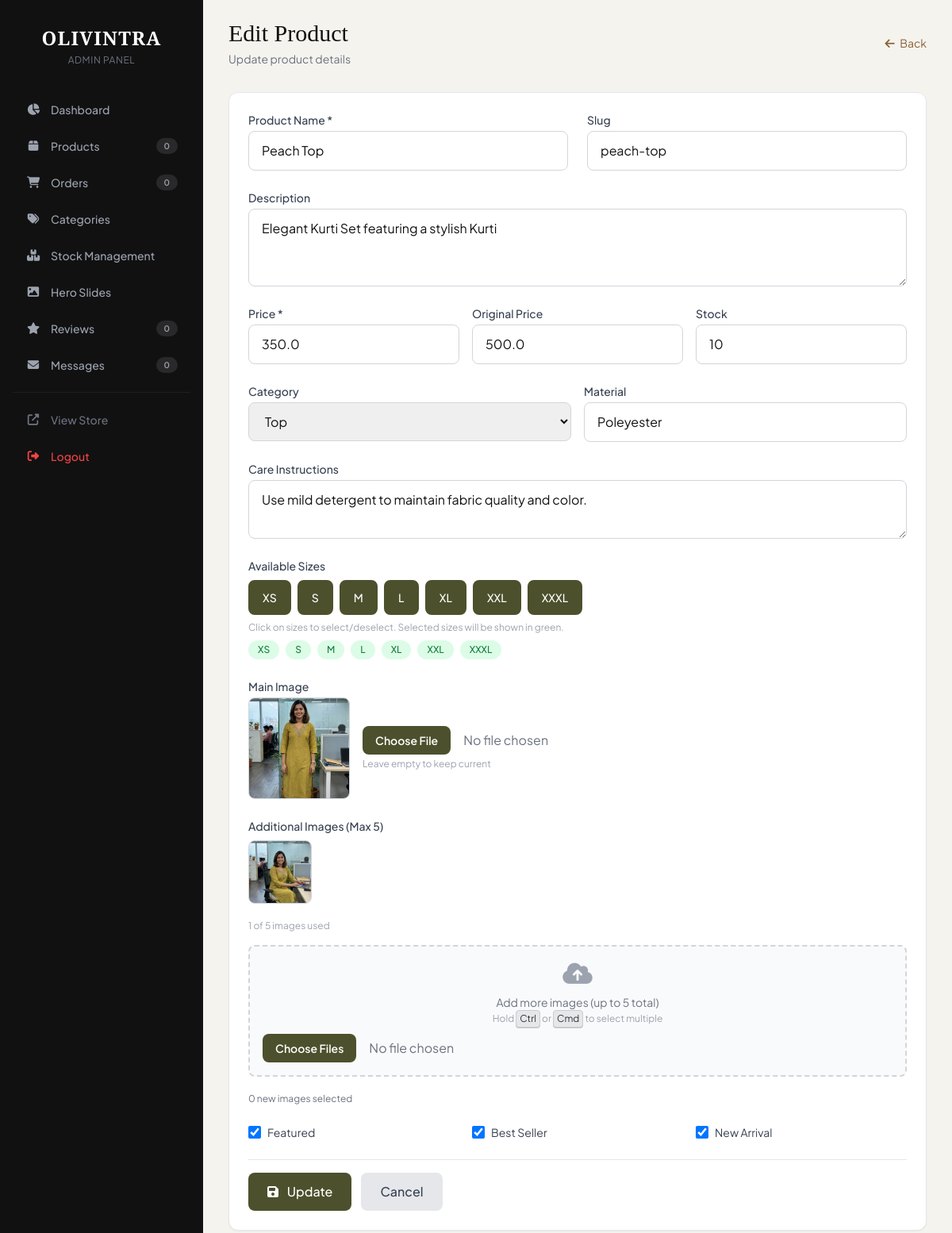
/admin/product/edit/5 (signed in), run on the app's committed database.
### models.py (models this page shows, shortened)
class Product(db.Model):
    id = db.Column(db.Integer, primary_key=True)
    name = db.Column(db.String(200), nullable=False)
    slug = db.Column(db.String(200), unique=True, nullable=False)
    description = db.Column(db.Text)
    price = db.Column(db.Float, nullable=False)
    original_price = db.Column(db.Float)
    image = db.Column(db.String(200))
    images = db.Column(db.Text)  # JSON array for multiple images
    category_id = db.Column(db.Integer, db.ForeignKey('category.id'))
    is_featured = db.Column(db.Boolean, default=False)
    is_best_seller = db.Column(db.Boolean, default=False)
    is_new_arrival = db.Column(db.Boolean, default=False)
    stock = db.Column(db.Integer, default=0)
    in_stock = db.Column(db.Boolean, default=True)
    rating = db.Column(db.Float, default=0)
    review_count = db.Column(db.Integer, default=0)
    material = db.Column(db.String(100))
    care_instructions = db.Column(db.Text)
    sizes = db.Column(db.Text)  # JSON array for sizes like ["S", "M", "L", "XL", "XXL"]
    created_at = db.Column(db.DateTime, default=datetime.utcnow)
    updated_at = db.Column(db.DateTime, default=datetime.utcnow, onupdate=datetime.utcnow)
    reviews = db.relationship('Review', backref='product', lazy=True, cascade='all, delete-orphan')
    def get_images(self):
        if self.images:
            try:
                return json.loads(self.images)
            except:
                return []
        return []

class Category(db.Model):
    id = db.Column(db.Integer, primary_key=True)
    name = db.Column(db.String(100), nullable=False)
    slug = db.Column(db.String(100), unique=True, nullable=False)
    image = db.Column(db.String(200))
    description = db.Column(db.Text)
    created_at = db.Column(db.DateTime, default=datetime.utcnow)
    updated_at = db.Column(db.DateTime, default=datetime.utcnow, onupdate=datetime.utcnow)
    products = db.relationship('Product', backref='category', lazy=True)

### app.py (the view, shortened to what this page needs)
@app.route('/admin/product/edit/<int:id>', methods=['GET', 'POST'])
@login_required
@admin_required
def admin_edit_product(id):
    product = Product.query.get_or_404(id)
    categories = Category.query.all()
    return render_template('admin/edit_product.html', product=product, categories=categories)

### templates/admin/edit_product.html (shortened to what this page needs)
{% extends "admin/base_admin.html" %}
{% block admin_content %}
<div class="mb-4 md:mb-8">
    <div class="flex flex-col sm:flex-row justify-between items-start sm:items-center gap-3">
        <div>
            <h2 class="text-2xl md:text-3xl font-serif text-brand-dark">Edit Product</h2>
            <p class="text-gray-500 text-xs md:text-sm mt-1">Update product details</p>
        </div>
        <a href="{{ url_for('admin_products') }}" class="text-brand-accent hover:underline text-sm">
            <i class="fas fa-arrow-left mr-1"></i> Back
        </a>
    </div>
</div>
<div class="bg-white rounded-xl shadow-sm border border-gray-200 p-4 sm:p-6">
    <form method="POST" enctype="multipart/form-data" class="space-y-4 md:space-y-6" id="editProductForm">
        <div class="grid grid-cols-1 md:grid-cols-2 gap-4 md:gap-6">
            <div>
                <label for="name" class="block text-sm font-medium text-gray-700">Product Name *</label>
                <input type="text" name="name" id="name" required value="{{ product.name }}"
                       class="mt-1 block w-full px-3 py-2 md:px-4 md:py-3 border border-gray-300 rounded-lg focus:ring-[#4d502c] focus:border-[#4d502c] transition text-sm md:text-base">
            </div>
            <div>
                <label for="slug" class="block text-sm font-medium text-gray-700">Slug</label>
                <input type="text" name="slug" id="slug" value="{{ product.slug }}"
                       class="mt-1 block w-full px-3 py-2 md:px-4 md:py-3 border border-gray-300 rounded-lg focus:ring-[#4d502c] focus:border-[#4d502c] transition text-sm md:text-base">
            </div>
        </div>
        <div>
            <label for="description" class="block text-sm font-medium text-gray-700">Description</label>
            <textarea name="description" id="description" rows="3 md:rows-4"
                      class="mt-1 block w-full px-3 py-2 md:px-4 md:py-3 border border-gray-300 rounded-lg focus:ring-[#4d502c] focus:border-[#4d502c] transition text-sm md:text-base">{{ product.description }}</textarea>
        </div>
        <div class="grid grid-cols-1 sm:grid-cols-3 gap-4">
            <div>
                <label for="price" class="block text-sm font-medium text-gray-700">Price *</label>
                <input type="number" name="price" id="price" step="0.01" required value="{{ product.price }}"
                       class="mt-1 block w-full px-3 py-2 md:px-4 md:py-3 border border-gray-300 rounded-lg focus:ring-[#4d502c] focus:border-[#4d502c] transition text-sm md:text-base">
            </div>
            <div>
                <label for="original_price" class="block text-sm font-medium text-gray-700">Original Price</label>
                <input type="number" name="original_price" id="original_price" step="0.01" value="{{ product.original_price }}"
                       class="mt-1 block w-full px-3 py-2 md:px-4 md:py-3 border border-gray-300 rounded-lg focus:ring-[#4d502c] focus:border-[#4d502c] transition text-sm md:text-base">
            </div>
            <div>
                <label for="stock" class="block text-sm font-medium text-gray-700">Stock</label>
                <input type="number" name="stock" id="stock" min="0" value="{{ product.stock }}"
                       class="mt-1 block w-full px-3 py-2 md:px-4 md:py-3 border border-gray-300 rounded-lg focus:ring-[#4d502c] focus:border-[#4d502c] transition text-sm md:text-base">
            </div>
        </div>
        <div class="grid grid-cols-1 sm:grid-cols-2 gap-4">
            <div>
                <label for="category_id" class="block text-sm font-medium text-gray-700">Category</label>
                <select name="category_id" id="category_id"
                        class="mt-1 block w-full px-3 py-2 md:px-4 md:py-3 border border-gray-300 rounded-lg focus:ring-[#4d502c] focus:border-[#4d502c] transition text-sm md:text-base">
                    {% for category in categories %}
                    <option value="{{ category.id }}" {% if product.category_id == category.id %}selected{% endif %}>
                        {{ category.name }}
                    </option>
                    {% endfor %}
                </select>
            </div>
            <div>
                <label for="material" class="block text-sm font-medium text-gray-700">Material</label>
                <input type="text" name="material" id="material" value="{{ product.material }}"
                       class="mt-1 block w-full px-3 py-2 md:px-4 md:py-3 border border-gray-300 rounded-lg focus:ring-[#4d502c] focus:border-[#4d502c] transition text-sm md:text-base"
                       placeholder="e.g., Cotton, Silk">
            </div>
        </div>
        <div>
            <label for="care_instructions" class="block text-sm font-medium text-gray-700">Care Instructions</label>
            <textarea name="care_instructions" id="care_instructions" rows="2"
                      class="mt-1 block w-full px-3 py-2 md:px-4 md:py-3 border border-gray-300 rounded-lg focus:ring-[#4d502c] focus:border-[#4d502c] transition text-sm md:text-base">{{ product.care_instructions }}</textarea>
        </div>
        <div>
            <label class="block text-sm font-medium text-gray-700 mb-2">Available Sizes</label>
            <div class="flex flex-wrap gap-2" id="sizeContainer">
                <button type="button" class="size-btn px-4 py-2 border-2 border-gray-300 rounded-lg text-sm font-medium hover:border-[#4d502c] transition touch-manipulation" data-size="XS">XS</button>
                <button type="button" class="size-btn px-4 py-2 border-2 border-gray-300 rounded-lg text-sm font-medium hover:border-[#4d502c] transition touch-manipulation" data-size="S">S</button>
                <button type="button" class="size-btn px-4 py-2 border-2 border-gray-300 rounded-lg text-sm font-medium hover:border-[#4d502c] transition touch-manipulation" data-size="M">M</button>
                <button type="button" class="size-btn px-4 py-2 border-2 border-gray-300 rounded-lg text-sm font-medium hover:border-[#4d502c] transition touch-manipulation" data-size="L">L</button>
                <button type="button" class="size-btn px-4 py-2 border-2 border-gray-300 rounded-lg text-sm font-medium hover:border-[#4d502c] transition touch-manipulation" data-size="XL">XL</button>
                <button type="button" class="size-btn px-4 py-2 border-2 border-gray-300 rounded-lg text-sm font-medium hover:border-[#4d502c] transition touch-manipulation" data-size="XXL">XXL</button>
                <button type="button" class="size-btn px-4 py-2 border-2 border-gray-300 rounded-lg text-sm font-medium hover:border-[#4d502c] transition touch-manipulation" data-size="XXXL">XXXL</button>
            </div>
            <p class="text-xs text-gray-400 mt-2">Click on sizes to select/deselect. Selected sizes will be shown in green.</p>
            <div id="selectedSizesDisplay" class="flex flex-wrap gap-2 mt-2"></div>
        </div>
        <div>
            <label for="image" class="block text-sm font-medium text-gray-700">Main Image</label>
            <div class="mt-1 flex flex-col sm:flex-row items-center gap-3 sm:gap-4">
                <div id="mainImagePreview" class="w-24 h-24 sm:w-32 sm:h-32 border border-gray-300 rounded-lg overflow-hidden flex-shrink-0">
                    {% if product.image %}
                    <img src="{{ url_for('static', filename='uploads/' + product.image) }}" class="w-full h-full object-cover">
                    {% else %}
                    <div class="w-full h-full flex items-center justify-center text-gray-400 bg-gray-50">
                        <i class="fas fa-image text-2xl sm:text-3xl"></i>
                    </div>
                    {% endif %}
                </div>
                <div class="flex-1 w-full">
                    <input type="file" name="image" id="image" accept="image/*"
                           class="block w-full text-sm text-gray-500 file:mr-2 file:py-1.5 file:px-3 md:file:mr-4 md:file:py-2 md:file:px-4 file:rounded-lg file:border-0 file:text-xs md:file:text-sm file:font-semibold file:bg-[#4d502c] file:text-white hover:file:bg-[#3d4022] transition">
                    <p class="text-xs text-gray-400 mt-1">Leave empty to keep current</p>
                </div>
            </div>
        </div>
        <div>
            <label class="block text-sm font-medium text-gray-700">Additional Images (Max 5)</label>
            {% set images = product.get_images() %}
            <div class="mt-2 flex flex-wrap gap-2 sm:gap-3">
                {% if images %}
                    {% for img in images %}
                    <div class="relative group">
                        <div class="w-16 h-16 sm:w-20 sm:h-20 border border-gray-300 rounded-lg overflow-hidden">
                            <img src="{{ url_for('static', filename='uploads/' + img) }}"
                                 alt="Product image"
                                 class="w-full h-full object-cover">
                        </div>
                    </div>
                    {% endfor %}
                    <div class="text-xs text-gray-400 mt-2 w-full">
                        {{ images|length }} of 5 images used
                    </div>
                {% else %}
                    <p class="text-sm text-gray-400 mt-2">No additional images</p>
                {% endif %}
            </div>
            <div class="mt-3 sm:mt-4 p-3 sm:p-4 border-2 border-dashed border-gray-300 rounded-lg hover:border-[#4d502c] transition bg-gray-50">
                <div class="flex items-center justify-center flex-col text-center">
                    <i class="fas fa-cloud-upload-alt text-2xl sm:text-3xl text-gray-400 mb-1 sm:mb-2"></i>
                    <p class="text-xs sm:text-sm text-gray-500">Add more images (up to 5 total)</p>
                    <p class="text-[10px] sm:text-xs text-gray-400">Hold <kbd class="px-1 py-0.5 bg-gray-200 rounded text-xs">Ctrl</kbd> or <kbd class="px-1 py-0.5 bg-gray-200 rounded text-xs">Cmd</kbd> to select multiple</p>
                    <input type="file" name="images[]" id="images" accept="image/*" multiple
                           class="mt-2 block w-full text-xs sm:text-sm text-gray-500 file:mr-2 file:py-1 file:px-2 md:file:mr-4 md:file:py-2 md:file:px-4 file:rounded-lg file:border-0 file:text-xs md:file:text-sm file:font-semibold file:bg-[#4d502c] file:text-white hover:file:bg-[#3d4022] transition cursor-pointer">
                </div>
            </div>
            <div id="selectedCount" class="text-xs text-gray-500 mt-2">
                <span id="countDisplay">0</span> new images selected
            </div>
        </div>
        <div class="grid grid-cols-1 sm:grid-cols-3 gap-2 sm:gap-4">
            <label class="flex items-center gap-2 text-sm">
                <input type="checkbox" name="is_featured" {% if product.is_featured %}checked{% endif %} class="h-4 w-4 text-[#4d502c]">
                <span class="text-gray-700">Featured</span>
            </label>
            <label class="flex items-center gap-2 text-sm">
                <input type="checkbox" name="is_best_seller" {% if product.is_best_seller %}checked{% endif %} class="h-4 w-4 text-[#4d502c]">
                <span class="text-gray-700">Best Seller</span>
            </label>
            <label class="flex items-center gap-2 text-sm">
                <input type="checkbox" name="is_new_arrival" {% if product.is_new_arrival %}checked{% endif %} class="h-4 w-4 text-[#4d502c]">
                <span class="text-gray-700">New Arrival</span>
            </label>
        </div>
        <div class="flex flex-col sm:flex-row gap-3 pt-4 border-t border-gray-200">
            <button type="submit" class="bg-[#4d502c] text-white px-4 py-2.5 md:px-6 md:py-3 rounded-lg hover:bg-[#3d4022] transition font-medium text-sm md:text-base w-full sm:w-auto">
                <i class="fas fa-save mr-2"></i> Update
            </button>
            <a href="{{ url_for('admin_products') }}" class="bg-gray-200 text-gray-700 px-4 py-2.5 md:px-6 md:py-3 rounded-lg hover:bg-gray-300 transition font-medium text-sm md:text-base text-center w-full sm:w-auto">
                Cancel
            </a>
        </div>
    </form>
</div>
{% endblock %}

### data on the page
Product: name "Peach Top", slug "peach-top", description "Elegant Kurti Set featuring a stylish Kurti", price "350.0", original_price "500.0", stock "10", category_id "Top", material "Poleyester", care_instructions "Use mild detergent to maintain fabric quality and color.", image (picture), is_featured "☑", is_best_seller "☑", is_new_arrival "☑"

### other printed values
{{ total_products if total_products else 0 }} "0"
{{ pending_count }} "0"
{{ review_count }} "0"
{{ msg_count }} "0"
{{ images|length }} "1"
